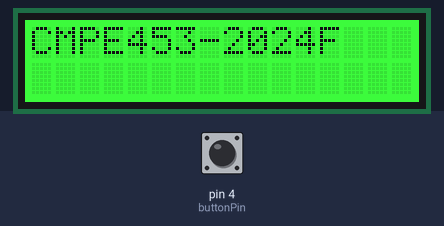
The sketch below on a simulated Arduino Uno, built with avr-gcc and run on an emulated ATmega328P. On the bench: 16×2 character LCD. The test bench sets the inputs (shaded band); at power-on: pin 4 (buttonPin) LOW.

Above: at 0.1 s.
At 4.2 s:
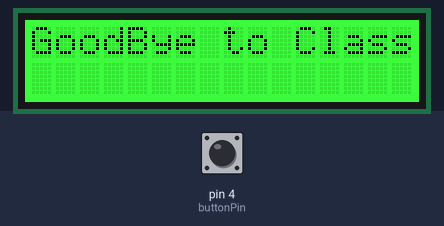
4.3 s: pin 4 (buttonPin) pulled HIGH for 0.15 s
At 4.4 s:
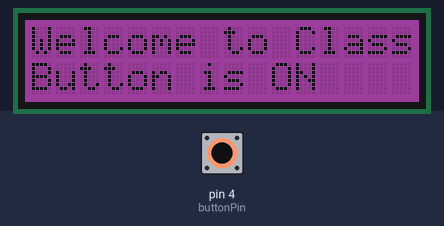
5.9 s: pin 4 (buttonPin) pulled HIGH for 3.2 s
Timing chart, 0 to 8.9 s (numbered marks = the images above; inputs shaded):
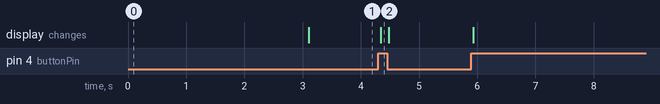

Measured:
- after the input at 4.3 s, the display: changes at once (image 2)

The sketch:

lab4.ino
```cpp
#include <Wire.h>
#include "rgb_lcd.h"

rgb_lcd lcd; // Create LCD object
// Set RGB colors (to green for the initial state)
int colorR = 0;
int colorG = 255;
int colorB = 0;
int buttonState = 0;  // Variable for reading the pushbutton status
const int buttonPin = 4; // The number of the pushbutton pin

void setup()
{
  pinMode(buttonPin, INPUT); // Initialize the pushbutton pin as an input
  lcd.begin(16, 2); // Initialize the LCD object with 16 columns and 2 rows

  lcd.setRGB(colorR, colorG, colorB); // Set the RGB color of the LCD to green
  lcd.print("CMPE453-2024F"); // Print the text on the LCD

  delay(3000); // Wait for 3 seconds
}

void loop()
{
  buttonState = digitalRead(buttonPin); // Read the state of the pushbutton value

  if (buttonState == HIGH) { // Check if the pushbutton is pressed
    // RGB color for purple
    colorR = 128;
    colorG = 0;
    colorB = 128;

    lcd.setRGB(colorR, colorG, colorB); // Set the RGB color of the LCD
    lcd.setCursor(0, 0); // Set the cursor to the first column and first row
    lcd.print("Welcome to Class"); // Print the text on the LCD
    lcd.setCursor(0, 1); // Set the cursor to the first column and second row
    lcd.print("Button is ON"); // Print the text on the LCD
  }
  else { // If the pushbutton is not pressed
    // RGB color for green
    colorR = 0;
    colorG = 255;
    colorB = 0;

    lcd.setRGB(colorR, colorG, colorB); // Set the RGB color of the LCD
    lcd.setCursor(0, 0); // Set the cursor to the first column and first row
    lcd.print("GoodBye to Class"); // Print the text on the LCD
    lcd.setCursor(0, 1); // Set the cursor to the first column and second row
    lcd.print("                "); // Print empty text on the LCD to clear the previous text
  }
}
```
